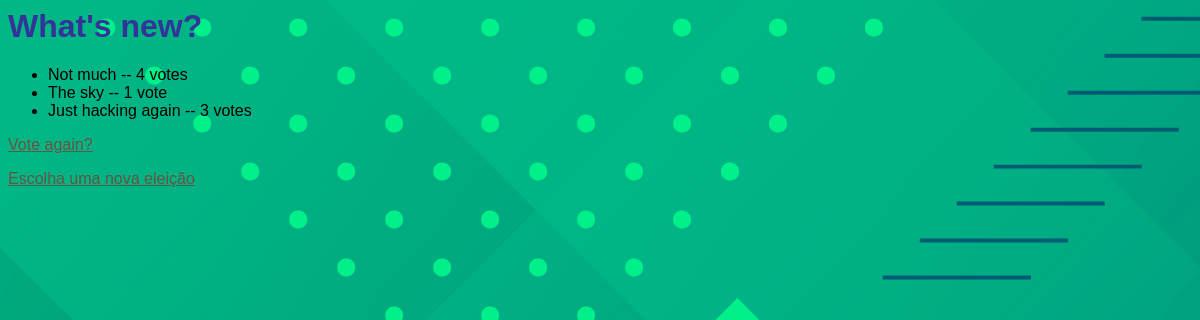
Page /polls/1/results/ on the committed database.
### polls/models.py (models this page shows, shortened)
class Question(models.Model):
    question_text = RichTextUploadingField(max_length=1000)
    pub_date = models.DateTimeField("date published")

class Choice(models.Model):
    question = models.ForeignKey(Question, on_delete=models.CASCADE)
    choice_text = models.CharField(max_length=200)
    votes = models.IntegerField(default=0)

### polls/views.py (the view)
# urls.py: path("<int:pk>/results/", views.ResultsView.as_view(), name="results"),
class ResultsView(generic.DetailView):
    model = Question
    template_name = "polls/results.html"

### polls/templates/polls/results.html (shortened to what this page needs)
{% load static %}
<link rel="stylesheet" href="{% static 'polls/style.css' %}">
<h1>{{ question.question_text|safe }}</h1>
<ul>
{% for choice in question.choice_set.all %}
    <li>{{ choice.choice_text }} -- {{ choice.votes }} vote{{ choice.votes|pluralize }}</li>
{% endfor %}
</ul>
<a href="{% url 'polls:detail' question.id %}">Vote again?</a>
<a href="{% url 'polls:index' %}">Escolha uma nova eleição </a>

### polls/static/polls/style.css (style rules this page uses)
h1 { color: darkblue }
h1, h2 { color: #333399; }
p, a { color: #665544 }

### rows in the picture
Question: question_text "What's new?"
Choice: choice_text "Not much", votes "4"
Choice: choice_text "The sky", votes "1"
Choice: choice_text "Just hacking again", votes "3"
